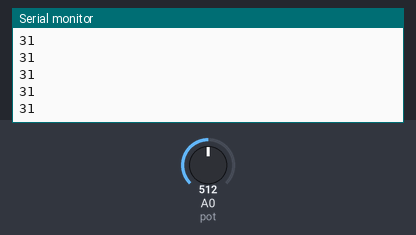
A sketch run on a simulated Arduino Uno, built with avr-gcc and run on an emulated ATmega328P. On the bench: the last lines printed to the serial monitor. Inputs (shaded band) come from the test bench; at power-on: A0 (pot) = 512.

Above: at 1.2 s.
1.3 s: A0 (pot) set to 716
At 2.3 s:
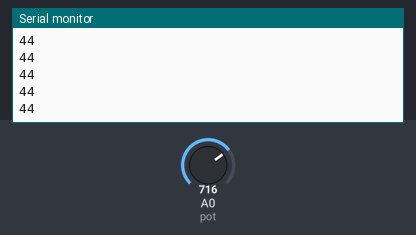
2.8 s: A0 (pot) set to 900
At 3.3 s:
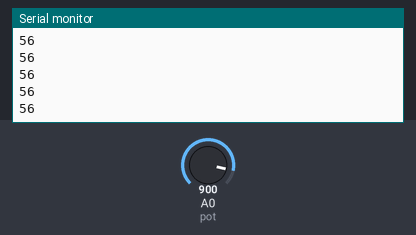
Timing chart, 0 to 5.8 s (numbered marks = the images above; inputs shaded):
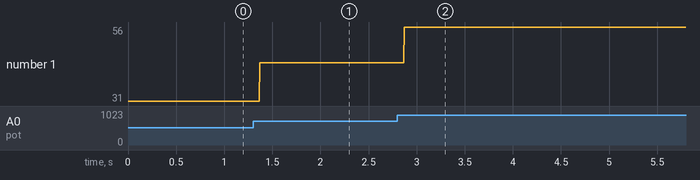

Measured:
- after the input at 1.3 s, the serial monitor: prints a new line after 0.07 s (image 1)
- after the input at 2.8 s, the serial monitor: prints a new line after 0.07 s (image 2)
- plotted number 1: 31 → 44 after the input at 1.3 s, 44 → 56 after the input at 2.8 s

The sketch:

ESPpot.ino
```cpp
#define pot 0
int valpot;
int mapot =0;
void setup() {

  pinMode(pot,INPUT);
  Serial.begin(9600);
}

void loop() {
valpot = analogRead(pot);
mapot = map(valpot,0,4095,0,255);
Serial.println(mapot);
}
```
